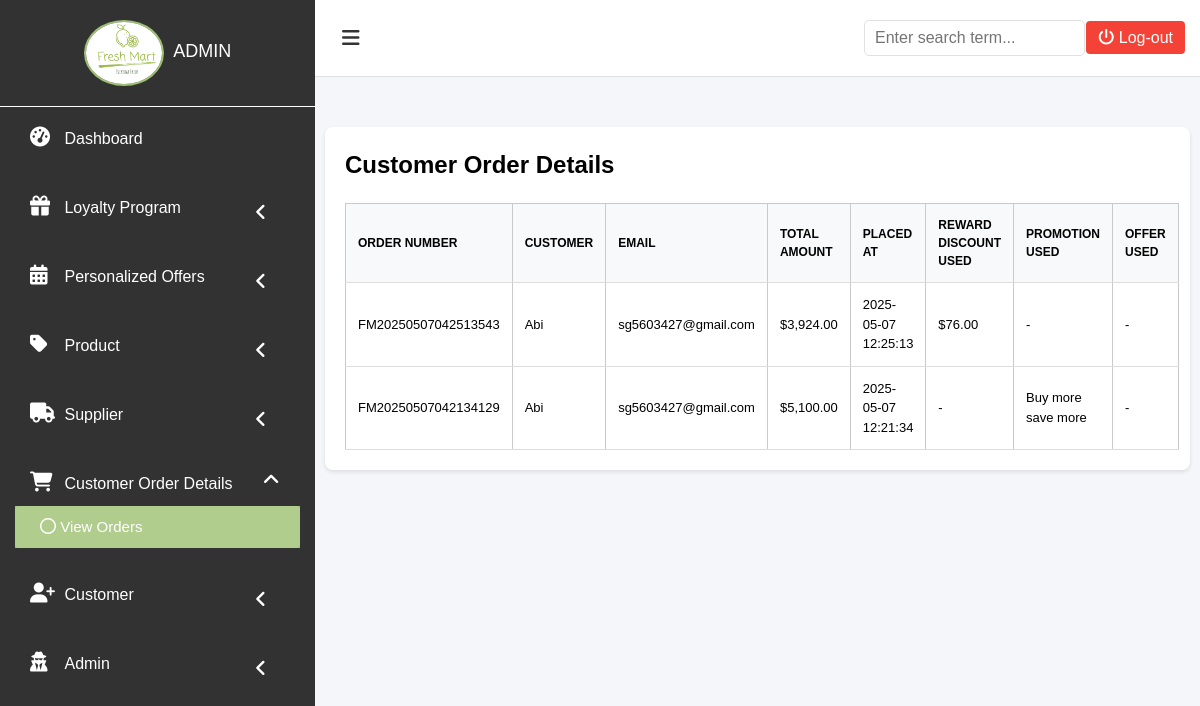
Page /admin/customer-orders.php (signed in) on the committed database.
### tables this page shows
CREATE TABLE `orders` (
  `id` int(11) NOT NULL,
  `user_id` bigint(20) NOT NULL,
  `order_number` varchar(50) NOT NULL,
  `total_amount` decimal(10,2) NOT NULL,
  `shipping_fee` decimal(10,2) NOT NULL,
  `delivery_time` datetime NOT NULL,
  `status` varchar(20) NOT NULL DEFAULT 'pending',
  `created_at` datetime NOT NULL DEFAULT current_timestamp(),
  `updated_at` datetime NOT NULL DEFAULT current_timestamp() ON UPDATE current_timestamp(),
  `rewards_discount` decimal(10,2) DEFAULT 0.00,
  `tier_name` varchar(50) DEFAULT 'Bronze',
  `tier_multiplier` decimal(3,2) DEFAULT 1.00,
  `offer_id` int(11) DEFAULT NULL,
  `offer_discount` decimal(10,2) DEFAULT 0.00,
  `offer_points_multiplier` decimal(3,2) DEFAULT 1.00,
  `birthday_discount` decimal(10,2) DEFAULT 0.00,
  `promo_discount` decimal(10,2) DEFAULT 0.00
);

CREATE TABLE `users` (
  `id` bigint(20) NOT NULL,
  `user_id` bigint(20) NOT NULL,
  `user_name` varchar(255) NOT NULL,
  `last_name` varchar(64) NOT NULL,
  `password_hash` varchar(255) NOT NULL,
  `date` timestamp NOT NULL DEFAULT current_timestamp() ON UPDATE current_timestamp(),
  `email` varchar(255) NOT NULL,
  `reset_token_hash` varchar(64) DEFAULT NULL,
  `reset_token_expires_at` datetime DEFAULT NULL,
  `user_otp` varchar(64) NOT NULL,
  `role_as` tinyint(4) NOT NULL DEFAULT 0,
  `birthday` date DEFAULT NULL,
  `used_birthday_offer` tinyint(1) DEFAULT 0,
  `loyalty_tier` varchar(20) DEFAULT 'Bronze' COMMENT 'User loyalty tier (Bronze, Silver, Gold, etc)',
  `must_change_password` tinyint(1) NOT NULL DEFAULT 0
);

CREATE TABLE `promotions` (
  `id` int(11) NOT NULL,
  `title` varchar(255) NOT NULL,
  `description` text DEFAULT NULL,
  `start_date` date NOT NULL,
  `end_date` date NOT NULL,
  `banner_image` varchar(255) DEFAULT NULL,
  `discount_amount` decimal(10,2) DEFAULT NULL,
  `discount_type` enum('percentage','fixed') DEFAULT 'percentage',
  `minimum_purchase` decimal(10,2) DEFAULT 0.00,
  `is_active` tinyint(1) DEFAULT 1,
  `created_at` timestamp NOT NULL DEFAULT current_timestamp(),
  `usage_limit` int(11) DEFAULT NULL COMMENT 'Number of times each customer can use this promotion (NULL or 0 for unlimited)',
  `usage_count` int(11) DEFAULT 0 COMMENT 'Total number of times this promotion has been used across all customers',
  `is_redeemable` tinyint(1) DEFAULT 1 COMMENT 'Whether the promotion can be redeemed by customers',
  `total_usage_count` int(11) DEFAULT 0 COMMENT 'Total number of times this promotion has been used across all customers'
);

### admin/customer-orders.php (the view, shortened to what this page needs)
<?php
$user = $_SESSION['admin_user'];
include("../connection.php");
$query = "SELECT o.*, u.user_name, u.email,
    COALESCE(o.rewards_discount, 0) as rewards_discount,
    COALESCE(o.promo_discount, 0) as promo_discount,
    COALESCE(o.offer_discount, 0) as offer_discount,
    po.title as offer_title,
    p.title as promo_title
FROM orders o
LEFT JOIN users u ON o.user_id = u.id
LEFT JOIN personalized_offers po ON o.offer_id = po.id
LEFT JOIN promotions p ON (
    SELECT promotion_id FROM order_promotions op WHERE op.order_id = o.id LIMIT 1
) = p.id
ORDER BY o.created_at DESC";
$result = mysqli_query($con, $query);
?>
<!DOCTYPE html>
<html>
<head>
    <link rel="stylesheet" type="text/css" href="css/login.css">
</head>
<body>
    <div id="dashboardMainContainer">
        <?php include('partials/app-sidebar.php') ?>
        <div class="dasboard_content_container" id="dasboard_content_container">
            <?php include('partials/app-topnav.php') ?>
            <div class="dashboard_content">
                <div class="user-management">
                    <div class="header-actions">
                        <h2>Customer Order Details</h2>
                    </div>
                    <table class="order-table">
                        <thead>
                            <tr>
                                <th>Order Number</th>
                                <th>Customer</th>
                                <th>Email</th>
                                <th>Total Amount</th>
                                <th>Placed At</th>
                                <th>Reward Discount Used</th>
                                <th>Promotion Used</th>
                                <th>Offer Used</th>
                            </tr>
                        </thead>
                        <tbody>
                            <?php while($row = mysqli_fetch_assoc($result)): ?>
                            <tr>
                                <td><?= htmlspecialchars($row['order_number']) ?></td>
                                <td><?= htmlspecialchars($row['user_name']) ?></td>
                                <td><?= htmlspecialchars($row['email']) ?></td>
                                <td>$<?= number_format($row['total_amount'], 2) ?></td>
                                <td><?= htmlspecialchars($row['created_at']) ?></td>
                                <td><?= $row['rewards_discount'] > 0 ? '$' . number_format($row['rewards_discount'], 2) : '-' ?></td>
                                <td>
                                    <?php
                                    if (!empty($row['promo_title']) && $row['promo_discount'] > 0) {
                                        echo htmlspecialchars($row['promo_title']) . ' ($' . number_format($row['promo_discount'], 2) . ')';
                                    } elseif (!empty($row['promo_title'])) {
                                        echo htmlspecialchars($row['promo_title']);
                                    } elseif ($row['promo_discount'] > 0) {
                                        echo '$' . number_format($row['promo_discount'], 2);
                                    } else {
                                        echo '-';
                                    }
                                    ?>
                                </td>
                                <td>
                                    <?php
                                    if (!empty($row['offer_title']) && $row['offer_discount'] > 0) {
                                        echo htmlspecialchars($row['offer_title']) . ' ($' . number_format($row['offer_discount'], 2) . ')';
                                    } elseif (!empty($row['offer_title'])) {
                                        echo htmlspecialchars($row['offer_title']);
                                    } elseif ($row['offer_discount'] > 0) {
                                        echo '$' . number_format($row['offer_discount'], 2);
                                    } else {
                                        echo '-';
                                    }
                                    ?>
                                </td>
                            </tr>
                            <?php endwhile; ?>
                        </tbody>
                    </table>
                </div>
            </div>
        </div>
    </div>
</body>
</html>

### admin/partials/app-sidebar.php (shortened to what this page needs)
<?php
$display_name = $user['user_name'];
?>
<div class="dashboard_sidebar" id="dashboard_sidebar">
	<h1 class="dashboard_logo" id="dashboard_logo"></h1>
	<div class="dashboard_sidebar_user">
		<img src="../logo.png" alt="User image." id="userImage" />
		<span><?= htmlspecialchars($display_name) ?></span>
	</div>
	<div class="dashboard_sidebar_menus">
		<ul class="dashboard_menu_lists">
			<li class="liMainMenu">
				<a href="./dashboard.php" ><i class="fa fa-dashboard"></i> <span class="menuText">Dashboard</span></a>
			</li>
			<li class="liMainMenu">
				<a href="javascript:void(0);" class="showHideSubMenu" data-menu="loyalty">
					<i class="fa fa-gift showHideSubMenu"></i>
					<span class="menuText showHideSubMenu">Loyalty Program</span>
					<i class="fa fa-angle-left mainMenuIconArrow showHideSubMenu"></i>
				</a>
			</li>
			<li class="liMainMenu">
				<a href="javascript:void(0);" class="showHideSubMenu" data-menu="personalized">
					<i class="fa fa-calendar showHideSubMenu"></i>
					<span class="menuText showHideSubMenu">Personalized Offers</span>
					<i class="fa fa-angle-left mainMenuIconArrow showHideSubMenu"></i>
				</a>
			</li>
			<li class="liMainMenu">
				<a href="javascript:void(0);" class="showHideSubMenu" data-menu="product">
					<i class="fa fa-tag showHideSubMenu"></i>
					<span class="menuText showHideSubMenu">Product</span>
					<i class="fa fa-angle-left mainMenuIconArrow showHideSubMenu"></i>
				</a>
			</li>
			<li class="liMainMenu">
				<a href="javascript:void(0);" class="showHideSubMenu" data-menu="supplier">
					<i class="fa fa-truck showHideSubMenu"></i>
					<span class="menuText showHideSubMenu">Supplier</span>
					<i class="fa fa-angle-left mainMenuIconArrow showHideSubMenu"></i>
				</a>
			</li>
			<li class="liMainMenu">
				<a href="javascript:void(0);" class="showHideSubMenu" data-menu="customer-order">
					<i class="fa fa-shopping-cart showHideSubMenu"></i>
					<span class="menuText showHideSubMenu">Customer Order Details</span>
					<i class="fa fa-angle-left mainMenuIconArrow showHideSubMenu"></i>
				</a>
				<ul class="subMenus">
					<li><a class="subMenuLink" href="./customer-orders.php" data-page="customer-orders.php"><i class="fa fa-circle-o"></i> View Orders</a></li>
				</ul>
			</li>
			<li class="liMainMenu">
				<a href="javascript:void(0);" class="showHideSubMenu" data-menu="user">
					<i class="fa fa-user-plus showHideSubMenu"></i>
					<span class="menuText showHideSubMenu">Customer</span>
					<i class="fa fa-angle-left mainMenuIconArrow showHideSubMenu"></i>
				</a>
			</li>
			<li class="liMainMenu">
				<a href="javascript:void(0);" class="showHideSubMenu" data-menu="admin">
					<i class="fa fa-user-secret showHideSubMenu"></i>
					<span class="menuText showHideSubMenu">Admin</span>
					<i class="fa fa-angle-left mainMenuIconArrow showHideSubMenu"></i>
				</a>
			</li>
		</ul>
	</div>
</div>

### admin/partials/app-topnav.php (shortened to what this page needs)
<div class="dashboard_topNav">
	<a href="" id="toggleBtn"><i class="fa fa-navicon"></i></a>
	<div id="topNavContainer">
		<div id="searchResultsContainer">
			<input type="text" id="searchInput" placeholder="Enter search term...">
		</div>
		<a href="../index.php" id="logoutBtn"><i class="fa fa-power-off"></i> Log-out</a>
	</div>
</div>

### admin/css/login.css (style rules this page uses)
*,*::before,*::after { box-sizing:border-box }
ul[class],ol[class] { padding:0 }
body,h1,h2,h3,h4,p,ul[class],ol[class],figure,blockquote,dl,dd { margin:0 }
body { min-height:100vh;scroll-behavior:smooth;text-rendering:optimizeSpeed;line-height:1.5 }
ul[class],ol[class] { list-style:none }
a:not([class]) { text-decoration-skip-ink:auto }
img { max-width:100%;display:block }
input,button,textarea,select { font:inherit }
body { font-family: arial; }
#dashboardMainContainer { display: flex; width: 100%; min-height: 100vh; position: relative; }
.dashboard_sidebar { width: 315px; background: #323232; height: 100vh; position: fixed; left: 0; top: 0; z-index: 1000; transition: all 0.3s ease; overflow-x: hidden; }
.dashboard_logo { color: #9dc070; font-size: 80px; text-align: center; padding: 10px 0; margin: 0; white-space: nowrap; overflow: hidden; text-overflow: ellipsis; transition: all 0.3s ease; }
.dasboard_content_container { margin-left: 315px; width: calc(100% - 315px); transition: all 0.3s ease; background: #f4f6f9; }
.dashboard_topNav { background: white; padding: 15px; display: flex; justify-content: space-between; align-items: center; position: sticky; top: 0; z-index: 1000; border-bottom: 1px solid #e0e0e0; }
.dashboard_topNav a { text-decoration: none; color: #444; font-size: 16px; padding: 8px 12px; border-radius: 4px; transition: background-color 0.3s; }
#toggleBtn { font-size: 20px; color: #333; }
#logoutBtn { background: #f44336; color: white; }
.dashboard_sidebar_user { text-align: center; position: relative; padding-bottom: 20px; border-bottom: 1px solid #fff; }
.dashboard_sidebar_user img { width: 80px; display: inline-block; border-radius: 50%; border: 2px solid #9dc070; margin-right: 5px; vertical-align: middle; }
.dashboard_sidebar_user span { color: #fff; font-size: 18px; text-transform: uppercase; }
.dashboard_menu_lists { margin-top: 20px; padding: 0; list-style: none; }
.liMainMenu { padding: 10px 15px; margin-bottom: 5px; }
.liMainMenu a { color: #fff; text-decoration: none; display: flex; align-items: center; gap: 10px; }
.liMainMenu i { font-size: 20px; width: 30px; }
.menuText { display: inline-block; transition: all 0.3s ease; }
div.dashboard_content { padding: 50px 10px 10px 10px; }
table, th, td { border: 1px solid #cacaca; border-collapse: collapse; }
table { width:100%; }
table th { font-size: 12px; text-transform: uppercase; text-align: center; background: #f4f6f9; }
table td { font-size: 13px; text-align: center; padding:5px; }
a.subMenuLink { padding-left: 25px !important; padding-top: 10px !important; padding-bottom: 10px !important; text-transform: none; font-size: 15px !important; }
a.subMenuLink i { font-size: 16px !important; width: 16px !important; }
ul.subMenus { background: #9dc070; display: none; }
i.mainMenuIconArrow { float: right; font-size: 19px !important; margin-top: 7px; }
#searchInput { height: 36px; border: 1px solid #e1e1e1; border-radius: 5px; width: 221px; padding-left: 10px; color: #9dc070; outline: 0; margin-right: 18px; }
#searchResultsContainer { display: inline-block; position: absolute; right: 97px; top: 20px; }
.menuText { display: inline-block; transition: 0.3s all; }
.dashboard_menu_lists { margin-top: 20px; }
.liMainMenu { padding: 10px 15px; margin-bottom: 5px; transition: 0.3s all; }
.liMainMenu a { color: #fff; text-decoration: none; display: block; }
.subMenus { margin-left: 20px; display: none; transition: 0.3s all; }
.subMenuLink { padding: 10px; display: block; color: #fff; text-decoration: none; }
.dashboard_menu_lists { list-style: none; padding: 0; }
.liMainMenu { margin-bottom: 5px; }
.liMainMenu a { display: flex; align-items: center; padding: 10px; color: white; text-decoration: none; border-radius: 4px; transition: background 0.2s; }
.mainMenuIconArrow { margin-left: auto; transition: transform 0.2s; }
.mainMenuIconArrow.active { transform: rotate(90deg); }
.subMenus { display: none; padding-left: 20px; margin-top: 5px; }
.subMenuLink { display: block; padding: 8px 10px; color: white; text-decoration: none; }
.subMenuLink.active { background: rgba(255, 255, 255, 0.2); }

### admin/partials/app-sidebar.php (style rules this page uses)
.dashboard_sidebar_menus .liMainMenu a { color: #ffffff; text-decoration: none; display: block; padding: 10px 15px; }
.dashboard_sidebar_menus .subMenus li a { color: #ffffff; text-decoration: none; display: block; padding: 8px 15px 8px 35px; }

### rows in the picture
orders: order_number "FM20250507042513543", user.user_name "Abi", user.email "sg5603427@gmail.com", total_amount "3,924.00", created_at "2025-05-07 12:25:13", rewards_discount "76.00"
orders: order_number "FM20250507042134129", user.user_name "Abi", user.email "sg5603427@gmail.com", total_amount "5,100.00", created_at "2025-05-07 12:21:34", promotions.title "Buy more save more"

### other values in the picture
$display_name "ADMIN"
